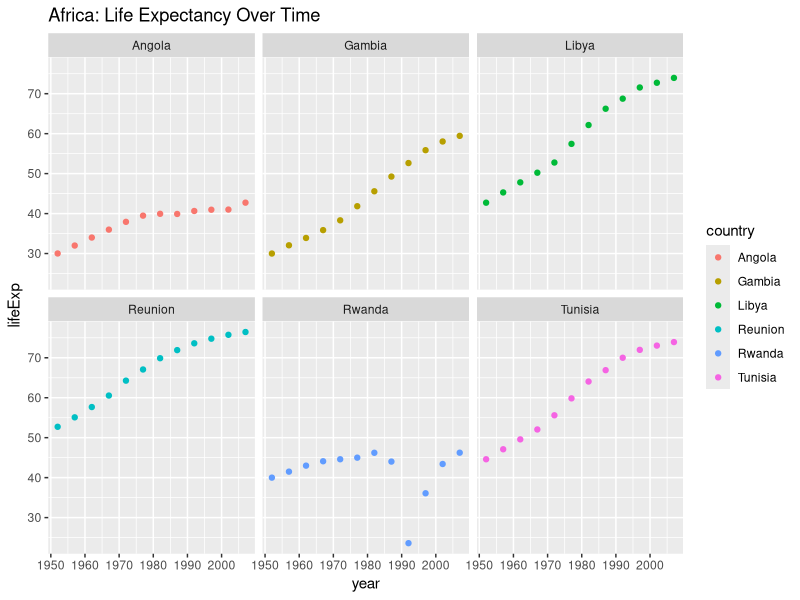
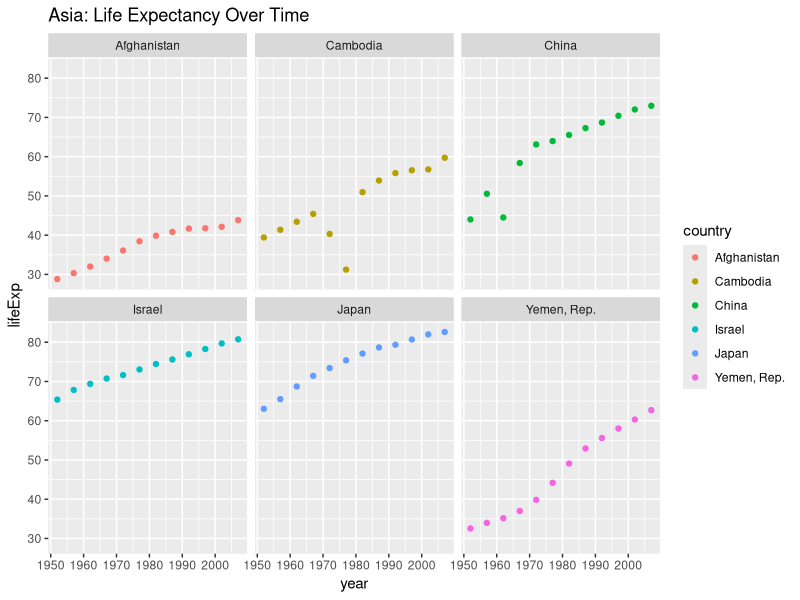
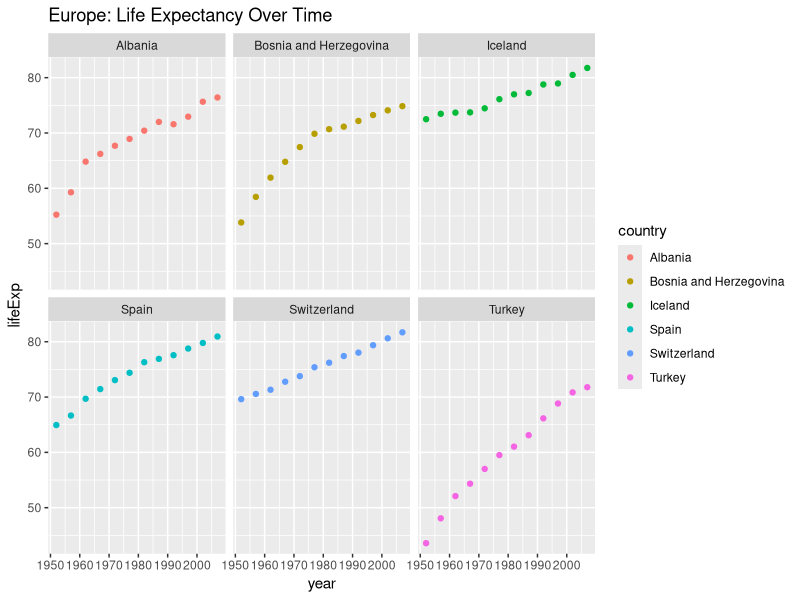
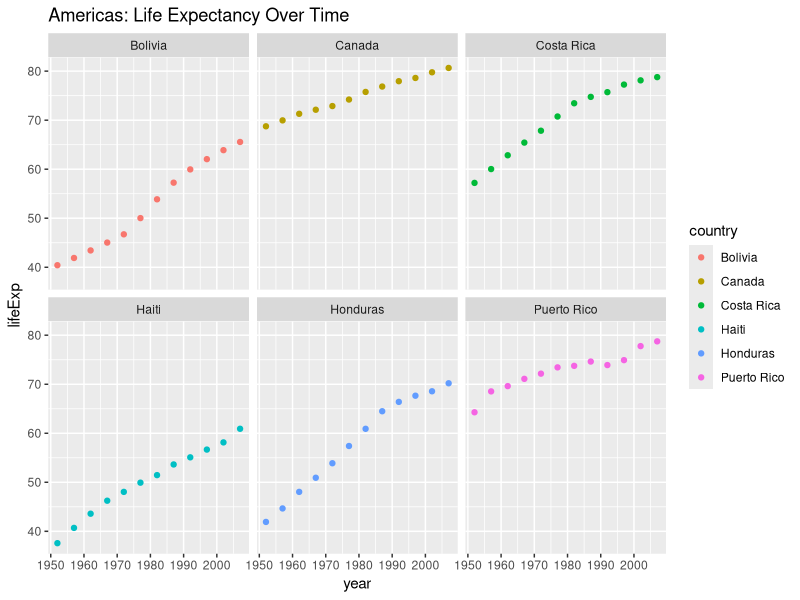

These figures' R source, in order:
library(broom)
suppressPackageStartupMessages(library(dplyr))
library(ggplot2)

##import newgapminderdf
newgapminderdf <- read.delim("newgapminderdf.tsv")

##make sure new continent order is still in force
head(newgapminderdf)
tail(newgapminderdf)

##fit a linear regression of life expectancy on year within each country
thefit <- function(dat, offset=1952){
	stopifnot(is.data.frame(dat))
	gapminderaugment <- augment(lm(lifeExp ~ I(year - offset), dat))
	gapminderaugment
}
allcountries <- newgapminderdf %>% group_by(country) %>%  do(thefit(.))
str(allcountries)

##write to file
write.table(allcountries, "allcountries.tsv", quote = FALSE, sep = "\t")

##find the 3 or 4 “worst” and “best” countries for each continent. I'm excluding Oceania because of lack of data). I'm finding the countries with the single highest or lowest life expectancies.

newgapminderdf %>% filter(continent == "Asia") %>% arrange(desc(lifeExp)) %>% head(30)
##Highest life expectancy: Japan, China, Israel

newgapminderdf %>% filter(continent == "Asia") %>% arrange(desc(lifeExp)) %>% tail(30)
##Lowest life expectancy: Afghanistan, Cambodia, Republic of Yemen

newgapminderdf %>% filter(continent == "Americas") %>% arrange(desc(lifeExp)) %>% head(30)
##Highest life expectancy: Canada, Costa Rica, Puerto Rico

newgapminderdf %>% filter(continent == "Americas") %>% arrange(desc(lifeExp)) %>% tail(30)
##Lowest life expectancy: Haiti, Bolivia, Honduras

newgapminderdf %>% filter(continent == "Africa") %>% arrange(desc(lifeExp)) %>% head(30)
##Highest life expectancy: Reunion, Libya, Tunisia

newgapminderdf %>% filter(continent == "Africa") %>% arrange(desc(lifeExp)) %>% tail(30)
##Lowest life expectancy: Rwanda, Gambia, Angola

newgapminderdf %>% filter(continent == "Europe") %>% arrange(desc(lifeExp)) %>% head(30)
##Highest life expectancy: Iceland, Switzerland, Spain

newgapminderdf %>% filter(continent == "Europe") %>% arrange(desc(lifeExp)) %>% tail(30)
##Lowest life expectancy: Turkey, Bosnia and Herzegovina, Albania

selectedcountries <- c("Japan", "China", "Israel", "Afghanistan", "Cambodia", "Yemen, Rep.", "Canada", "Costa Rica", "Puerto Rico", "Haiti", "Bolivia", "Honduras", "Reunion", "Libya", "Tunisia", "Rwanda", "Gambia", "Angola", "Iceland", "Switzerland", "Spain", "Turkey", "Bosnia and Herzegovina", "Albania")

selectedcountriesdf <- newgapminderdf %>% filter(country %in% selectedcountries) %>% group_by(country, continent, year) %>% do(thefit(.))

##write to file
write.table(selectedcountriesdf, "selectedcountriesdf.tsv", quote = FALSE, sep = "\t")

africadf <- selectedcountriesdf %>% filter(continent == "Africa")

africa <- ggplot(africadf, 
	aes(x=year, y=lifeExp)) + 
	geom_point(aes(color = country)) + 
	facet_wrap(~ country) +
	ggtitle("Africa: Life Expectancy Over Time")
ggsave("africa.png", africa)

asiadf <- selectedcountriesdf %>% filter(continent == "Asia")

asia <- ggplot(asiadf, 
	aes(x=year, y=lifeExp)) + 
	geom_point(aes(color = country)) + 
	facet_wrap(~ country) +
	ggtitle("Asia: Life Expectancy Over Time")
ggsave("asia.png", asia)

europedf <- selectedcountriesdf %>% filter(continent == "Europe")

europe <- ggplot(europedf, 
	aes(x=year, y=lifeExp)) + 
	geom_point(aes(color = country)) + 
	facet_wrap(~ country) +
	ggtitle("Europe: Life Expectancy Over Time")
ggsave("europe.png", europe)

americasdf <- selectedcountriesdf %>% filter(continent == "Americas")

americas <- ggplot(americasdf, 
	aes(x=year, y=lifeExp)) + 
	geom_point(aes(color = country)) + 
	facet_wrap(~ country) +
	ggtitle("Americas: Life Expectancy Over Time")
ggsave("americas.png", americas)